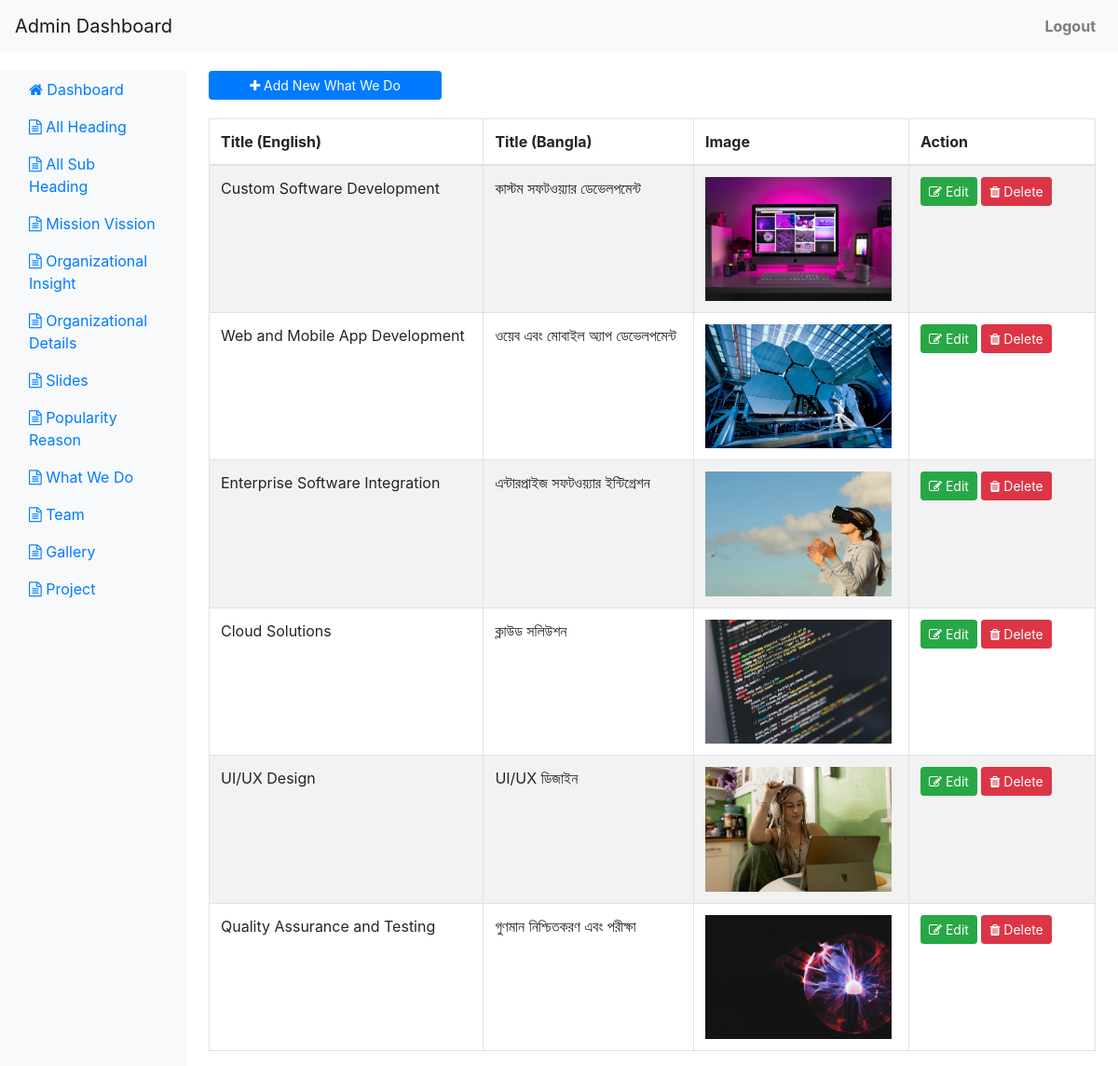
The app's page /what_we_do.php (signed in) with its own data.
### tables this page shows
CREATE TABLE `what_we_dos` (
  `id` int UNSIGNED NOT NULL,
  `title_en` varchar(255) DEFAULT NULL,
  `title_bn` varchar(255) DEFAULT NULL,
  `text_en` longtext,
  `text_bn` longtext,
  `img` varchar(255) DEFAULT NULL
);

### config.php (called while the page is built, shortened)
<?php
$backUpload = 'public/uploads/';
?>

### what_we_do.php (the view, shortened to what this page needs)
<?php
	include('config.php');
	$get_data_sql = "SELECT * FROM what_we_dos";
	$get_data_sql_result = $conn->query($get_data_sql);
?>
<!DOCTYPE html>
<html lang="en">
<head>
    <link rel="stylesheet" href="https://stackpath.bootstrapcdn.com/bootstrap/4.5.2/css/bootstrap.min.css">
	<link rel="stylesheet" href="https://cdnjs.cloudflare.com/ajax/libs/font-awesome/4.7.0/css/font-awesome.min.css">
</head>
<body>
<?php include('header.php');?>
<div class="container-fluid">
    <div class="row">
        <?php include('nav.php');?>
        <main role="main" class="col-md-9 ml-sm-auto col-lg-10 px-4">
			<div class="table-responsive">
			  <a href="what_we_do_add.php" class="btn btn-primary btn-sm" style="width: 250px;margin-bottom: 20px;"><i class="fa fa-plus"></i> Add New What We Do</a>
			  <table class="table table-bordered table-striped table-hover table-condensed">
				<thead>
				  <tr>
					<th>Title (English)</th>
					<th>Title (Bangla)</th>
					<th>Image</th>
					<th style="width: 200px;">Action</th>
				  </tr>
				</thead>
				<tbody>
				<?php 	foreach ($get_data_sql_result as $get_data_sql_result_row) {?>
				  <tr>
					<td><?php echo $get_data_sql_result_row["title_en"];?></td>
					<td><?php echo $get_data_sql_result_row["title_bn"];?></td>
					<td>
						 <img src="<?php echo $backUpload.$get_data_sql_result_row["img"];?>" alt="<?php echo $get_data_sql_result_row["title_en"];?>" width="200px;">
					</td>
					<td>
						<a href="what_we_do_edit.php?id=<?php echo $get_data_sql_result_row['id']; ?>" class="btn btn-sm btn-success"><i class="fa fa-edit"></i> Edit</a>
						<button class="btn btn-sm btn-danger delete-btn" data-id="<?php echo $get_data_sql_result_row['id']; ?>"><i class="fa fa-trash"></i> Delete</button>
					</td>
				  </tr>
				  	<?php } ?>
				</tbody>
			  </table>
			</div>
        </main>
    </div>
</div>
</body>
</html>

### header.php (shortened to what this page needs)
		<nav class="navbar navbar-expand-lg navbar-light bg-light fixed-top">
			<a class="navbar-brand" href="#">Admin Dashboard</a>
			<div class="collapse navbar-collapse" id="navbarNav">
				<ul class="navbar-nav ml-auto">
					<li class="nav-item">
						<strong><a class="nav-link" href="logout.php">Logout</a></strong>
					</li>
				</ul>
			</div>
		</nav>
</body>
</html>

### nav.php (shortened to what this page needs)
        <nav class="col-md-2 d-none d-md-block bg-light sidebar">
            <div class="sidebar-sticky">
                <ul class="nav flex-column">
                    <li class="nav-item">
                        <a class="nav-link active" href="dashboard.php">
                            <i class="fa fa-home"></i> Dashboard
                        </a>
                    </li>
                    <li class="nav-item">
                        <a class="nav-link" href="all_heading.php">
                            <i class="fa fa-file-text-o"></i> All Heading
                        </a>
                    </li>
                    <li class="nav-item">
                        <a class="nav-link" href="all_sub_heading.php">
                            <i class="fa fa-file-text-o"></i> All Sub Heading
                        </a>
                    </li>
					<li class="nav-item">
                        <a class="nav-link" href="mission_vission.php">
                            <i class="fa fa-file-text-o"></i> Mission Vission
                        </a>
                    </li>
					<li class="nav-item">
                        <a class="nav-link" href="organizational_insight.php">
                            <i class="fa fa-file-text-o"></i> Organizational Insight
                        </a>
                    </li>
					<li class="nav-item">
                        <a class="nav-link" href="organizational_details.php">
                            <i class="fa fa-file-text-o"></i> Organizational Details
                        </a>
                    </li>
					<li class="nav-item">
                        <a class="nav-link" href="slide.php">
                            <i class="fa fa-file-text-o"></i> Slides
                        </a>
                    </li>
					<li class="nav-item">
                        <a class="nav-link" href="popularity_reason.php">
                            <i class="fa fa-file-text-o"></i> Popularity Reason
                        </a>
                    </li>
					<li class="nav-item">
                        <a class="nav-link" href="what_we_do.php">
                            <i class="fa fa-file-text-o"></i> What We Do
                        </a>
                    </li>
					<li class="nav-item">
                        <a class="nav-link" href="team.php">
                            <i class="fa fa-file-text-o"></i> Team
                        </a>
                    </li>
					<li class="nav-item">
                        <a class="nav-link" href="gallery.php">
                            <i class="fa fa-file-text-o"></i> Gallery
                        </a>
                    </li>
					<li class="nav-item">
                        <a class="nav-link" href="project.php">
                            <i class="fa fa-file-text-o"></i> Project
                        </a>
                    </li>
                </ul>
            </div>
        </nav>
</body>
</html>

### what_we_do.php (style rules this page uses)
body { padding-top: 56px; }
.container-fluid { margin-top: 20px; }

### header.php (style rules this page uses)
.btn-primary { width: 100%; }

### records on screen
what_we_dos: title_en "Custom Software Development", title_bn "কাস্টম সফটওয়্যার ডেভেলপমেন্ট", img (picture)
what_we_dos: title_en "Web and Mobile App Development", title_bn "ওয়েব এবং মোবাইল অ্যাপ ডেভেলপমেন্ট", img (picture)
what_we_dos: title_en "Enterprise Software Integration", title_bn "এন্টারপ্রাইজ সফটওয়্যার ইন্টিগ্রেশন", img (picture)
what_we_dos: title_en "Cloud Solutions", title_bn "ক্লাউড সলিউশন", img (picture)
what_we_dos: title_en "UI/UX Design", title_bn "UI/UX ডিজাইন", img (picture)
what_we_dos: title_en "Quality Assurance and Testing", title_bn "গুণমান নিশ্চিতকরণ এবং পরীক্ষা", img (picture)
